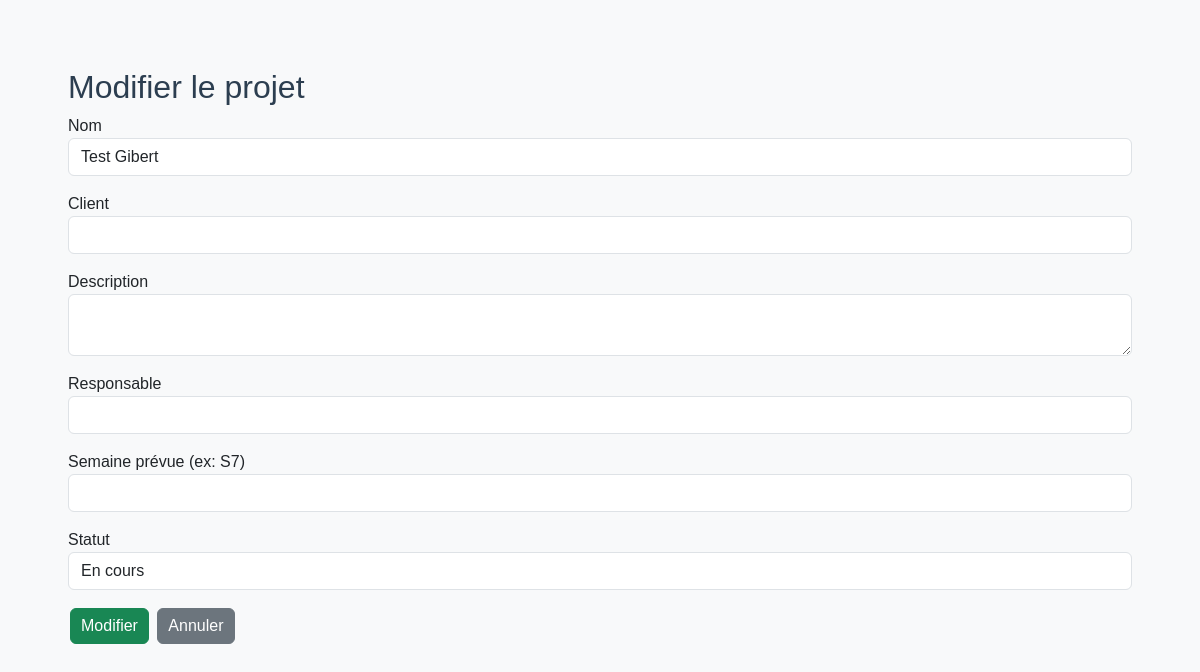
The page /modifier_projet/1 on the database as committed earlier.
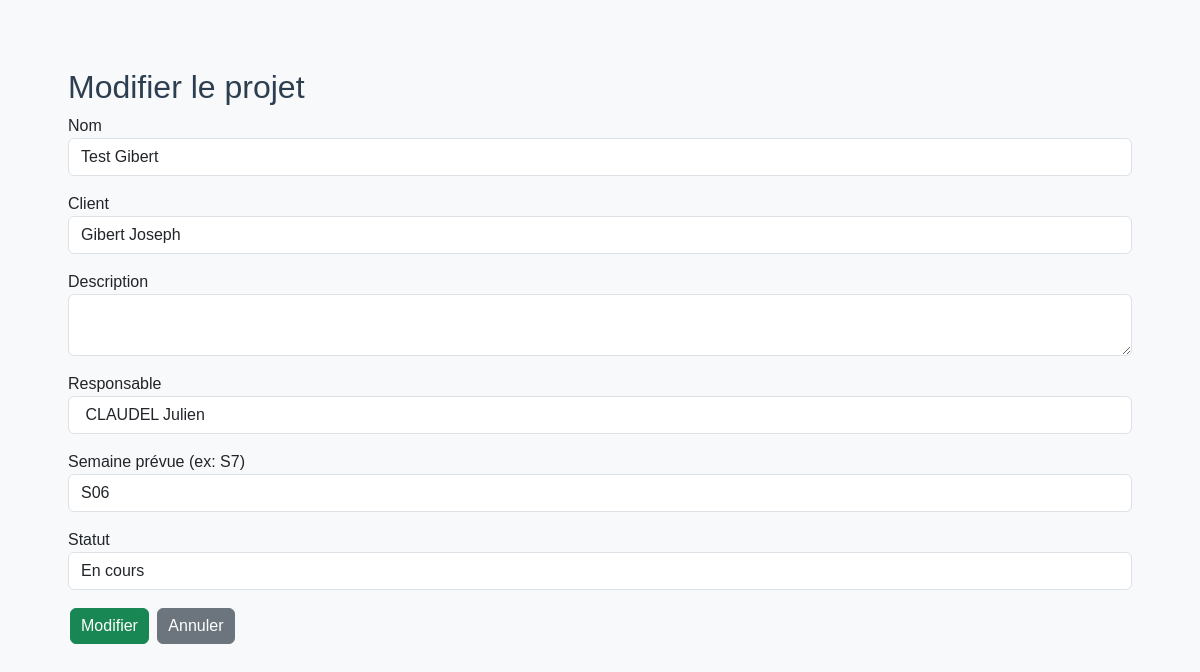
The same page on the database as committed later.
### app.py (models this page shows, shortened)
class Projet(db.Model):
    id = db.Column(db.Integer, primary_key=True)
    nom = db.Column(db.String(150), nullable=False)
    client = db.Column(db.String(150))
    description = db.Column(db.Text)
    responsable = db.Column(db.String(150))
    semaine_prevue = db.Column(db.String(10))
    statut = db.Column(db.String(50), default="En cours")
    date_creation = db.Column(db.DateTime, default=datetime.utcnow)
    date_modification = db.Column(db.DateTime, default=datetime.utcnow, onupdate=datetime.utcnow)
    modules = db.relationship("Module", backref="projet", cascade="all, delete-orphan")

### app.py (the view, shortened to what this page needs)
@app.route("/modifier_projet/<int:projet_id>", methods=["GET","POST"])
def modifier_projet(projet_id):
    projet = Projet.query.get_or_404(projet_id)
    return render_template("modifier_projet.html", projet=projet)

### app.py (called while the page is built)
@app.context_processor
def inject_now():
    return {
        'now': datetime.now,
        'datetime': datetime
    }

### templates/modifier_projet.html (shortened to what this page needs)
{% extends "base.html" %}
{% block content %}
<div class="container mt-4">
    <h2>Modifier le projet</h2>
    <form method="POST">
        <div class="mb-3">
            <label>Nom</label>
            <input type="text" name="nom" class="form-control" value="{{ projet.nom }}" required>
        </div>
        <div class="mb-3">
            <label>Client</label>
            <input type="text" name="client" class="form-control" value="{{ projet.client }}">
        </div>
        <div class="mb-3">
            <label>Description</label>
            <textarea name="description" class="form-control">{{ projet.description }}</textarea>
        </div>
        <div class="mb-3">
            <label>Responsable</label>
            <input type="text" name="responsable" class="form-control" value="{{ projet.responsable }}">
        </div>
        <div class="mb-3">
            <label>Semaine prévue (ex: S7)</label>
            <input type="text" name="semaine_prevue" class="form-control" value="{{ projet.semaine_prevue }}">
        </div>
        <div class="mb-3">
            <label>Statut</label>
            <select name="statut" class="form-control">
                <option value="En cours" {% if projet.statut == "En cours" %}selected{% endif %}>En cours</option>
            </select>
        </div>
        <button type="submit" class="btn btn-success">Modifier</button>
        <a href="{{ url_for('index') }}" class="btn btn-secondary">Annuler</a>
    </form>
</div>
{% endblock %}

Rows that differ between the two databases and show on the page:
changed Projet "Test Gibert": client (not shown) → "Gibert Joseph"; responsable (not shown) → "CLAUDEL Julien"; semaine_prevue (not shown) → "S06"
